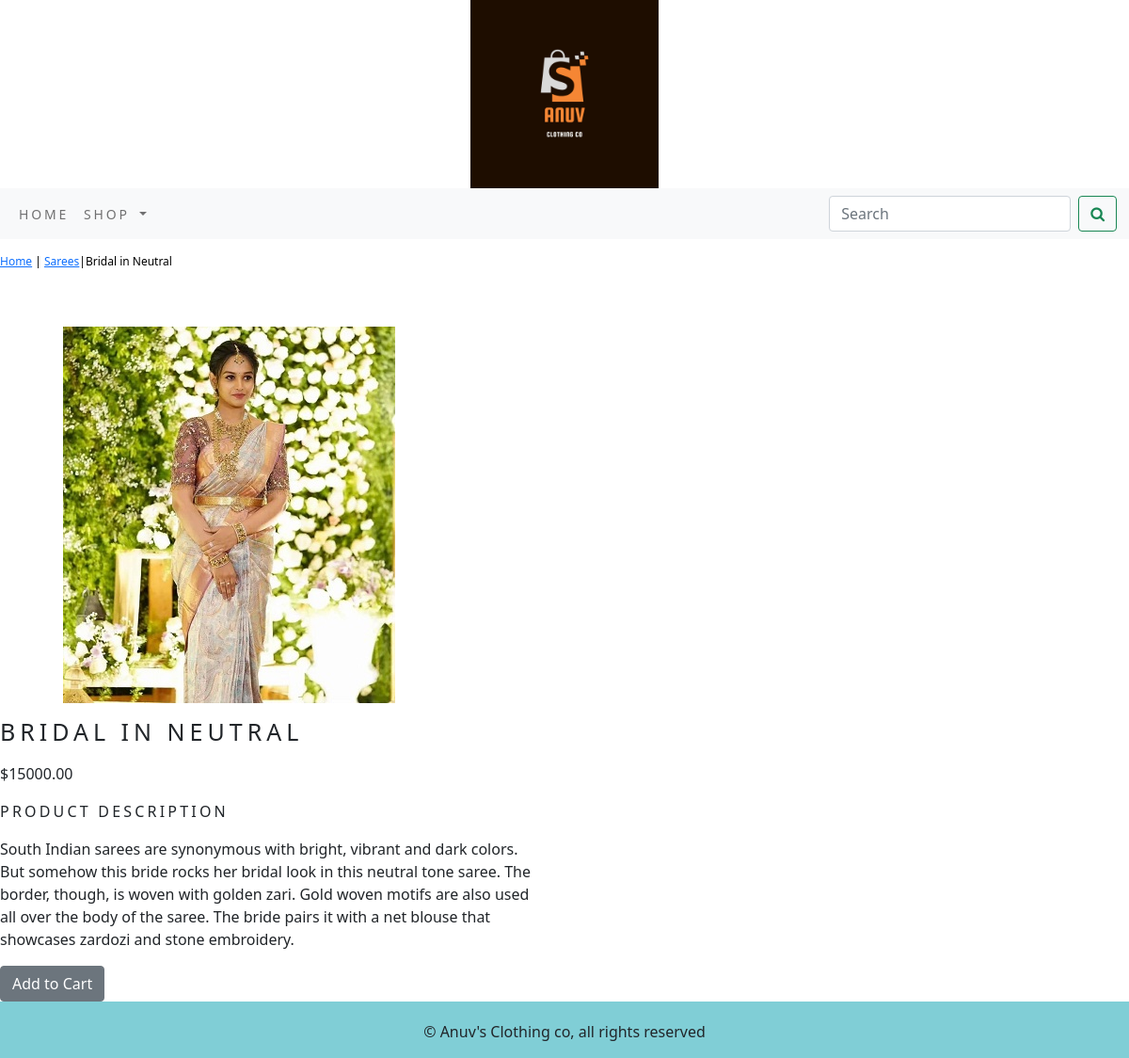
The app's page /shop/fancy-sarees/bridal-in-neutral/ with its own data.
### shop/models.py (models this page shows, shortened)
class Product(models.Model):
    name=models.CharField(max_length=250, unique=True)
    slug = models.SlugField(max_length=250, unique=True)
    description=models.TextField(blank=True)
    price=models.DecimalField(max_digits=10, decimal_places=2)
    category=models.ForeignKey(Category, on_delete=models.CASCADE)
    image = models.ImageField(upload_to='product', blank=True)
    stock=models.IntegerField()
    available=models.BooleanField(default=True)
    created=models.DateTimeField(auto_now_add=True)
    updated=models.DateTimeField(auto_now=True)
    class Meta:
        ordering=('name',)
        verbose_name='product'
        verbose_name_plural='products'

class Category(models.Model):
    name=models.CharField(max_length=250, unique=True)
    slug=models.SlugField(max_length=250, unique=True)
    description=models.TextField(blank=True)
    image=models.ImageField(upload_to='category',blank=True)
    class Meta:
        ordering=('name',)
        verbose_name='category'
        verbose_name_plural='categories'
    def get_url(self):
        return reverse('shop:products_by_category', args=[self.slug])
    def __str__(self):
       return '{}'.format(self.name)

### shop/views.py (the view)
# urls.py: path('<slug:c_slug>/<slug:product_slug>/',views.proDetail, name='prodCatdetail')
def proDetail(request,c_slug, product_slug):
    try:
        product=Product.objects.get(category__slug=c_slug,slug=product_slug)
    except Exception as e:
        raise e
    return render(request,'product.html',{'product':product})

### cart/context_processors.py (called while the page is built)
def counter(request):
    item_count=0
    if 'admin' in request.path:
        return {}
    else:
        try:
            cart=Cart.objects.filter(cart_id=_cart_id(request))
            car_items=CartItem.objects.all().filter(cart=cart[:1])
            for cart_item in car_items:
                item_count += cart_item.quantity
        except Cart.DoesNotExist:
            item_count =0
    return dict(item_count=item_count)

### cart/views.py (called while the page is built)
def _cart_id(request):
    cart=request.session.session_key
    if not cart:
        cart=request.session.create()
    return cart

### shop/context_processors.py (called while the page is built)
def menu_links(request):
    links=Category.objects.all()
    return dict(links=links)

### templates/product.html (shortened to what this page needs)
{% extends 'base.html' %}
{% load static %}
{% block content %}
<div class="row my_prod_row_class">
    <div class="mx_auto">
        <p><a href="{% url 'shop:allProdCat' %}">Home</a> | <a href="{{product.category.get_url}}">{{product.category}}</a>|{{product.name}}</p>
    </div>
</div>
<br>
<div class="row">
    <div class="col-12 col-sm-12 col-md-12 col-lg-5 text-center">
        <div style="min-width:18rem">
            <img src="{{product.image.url}}" alt="{{product.name}}">
        </div>
    </div>
   <div class="container">
       <div class="col-12 col-sm-12 col-md-12 col-lg-6">
           <div>
           <h1 class="my_prod_title">{{product.name}}</h1>
           <p>${{product.price}}</p>
           <p class="my_title">Product Description</p>
           <p class="text-justify my_prod_text">{{product.description}}</p>
           {% if product.stock <= 0 %}
           <p class="text-justify my_prod_text"><b>Out of Stock</b></p>
           {% else %}
           <a class="btn btn-secondary" href="{% url 'cart:add_cart' product.id %}">Add to Cart</a>
           {% endif %}
       </div>
   </div>
</div>
</div>
{% endblock %}

### static/css/custom.css (style rules this page uses)
body { font-family: 'Roboto', sans-serif; }
.my_title { letter-spacing : .2em; font-size : 16px; text-transform :uppercase; }
.my_prod_row_class { padding-top:15px; padding-bottom:20px; }
.my_prod_row_class .mx_auto { color:#000; font-size:12px; text-decoration:none; }
.my_prod_title { font-size:25px; text-transform:uppercase; letter-spacing: .2em; padding-top: 15px; padding-bottom: 10px; }
.my_prod_text { padding-right:30px; }

### records on screen
Product: category "Sarees", name "Bridal in Neutral", image (picture), name "BRIDAL IN NEUTRAL", price "15000.00", description "South Indian sarees are synonymous with bright, vibrant and dark colors. But somehow this bride rocks her bridal look in this neutral tone saree. The border, though, is woven with golden zari. Gold woven motifs are also used all over the body of the saree. The bride pairs it with a net blouse that showcases zardozi and stone embroidery."
